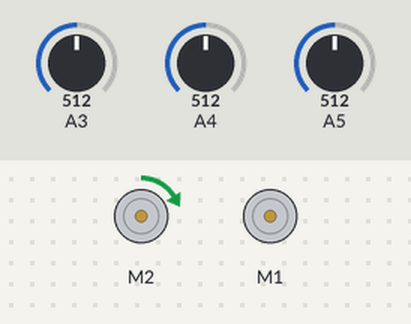
Simulated run of this sketch. Board: Arduino Uno, built with avr-gcc and run on an emulated ATmega328P. Shown: 2 × DC motor (green arrow = forward, orange = backward, longer = faster). The inputs (shaded band) are chosen by the test bench; at power-on: A4 = 512, A5 = 512, A3 = 512. What the sketch prints to the serial monitor is not drawn.

Above: at 1.2 s.
1.3 s: A4 set to 716
At 1.8 s:
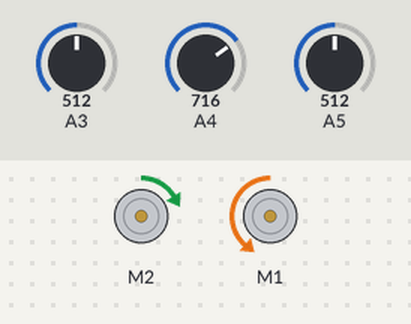
2.8 s: A5 set to 716
At 4.0 s:
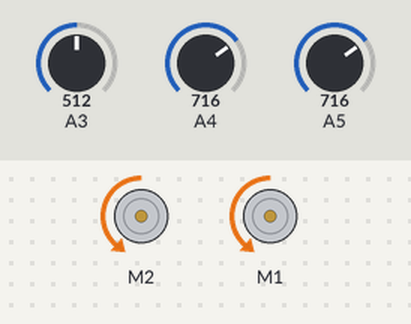
4.3 s: A4 set to 900
At 5.3 s:
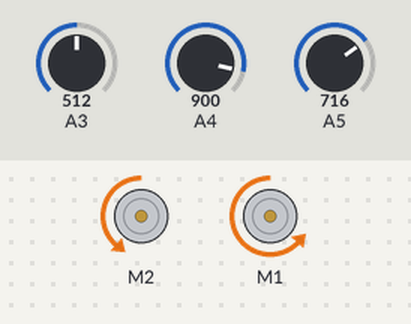
5.8 s: A5 set to 900
At 6.4 s:
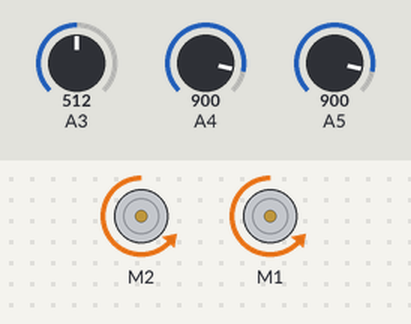
7.3 s: A4 set to 1023
At 8.5 s:
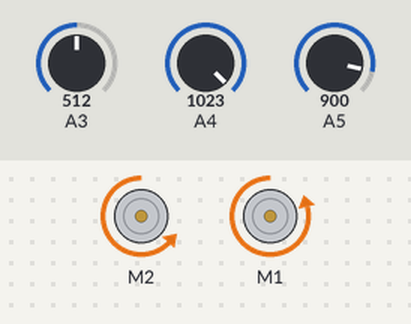
8.8 s: A5 set to 1023
At 9.9 s:
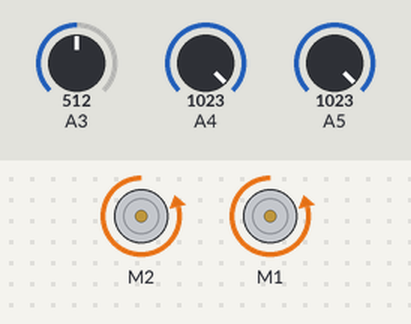
Timing chart, 0 to 11.3 s (numbered marks = the images above; inputs shaded):
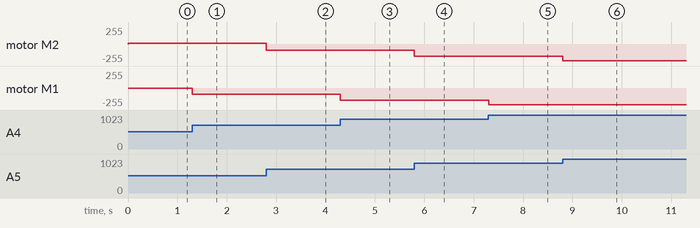

Measured:
- after the input at 1.3 s, motor M1: stopped → backward 95/255 at once
- after the input at 2.8 s, motor M2: forward 10/255 → backward 95/255 at once
- after the input at 4.3 s, motor M1: backward 95/255 → backward 187/255 at once
- after the input at 5.8 s, motor M2: backward 95/255 → backward 187/255 at once
- after the input at 7.3 s, motor M1: backward 187/255 → backward 249/255 at once
- after the input at 8.8 s, motor M2: backward 187/255 → backward 249/255 at once

The sketch:

two_motors.ino
```cpp
#include <AFMotor.h>

// Codes for the motor function.
#define FORWARD 1
#define BACKWARD 2
#define BRAKE 3
#define RELEASE 4

AF_DCMotor motor1(2, MOTOR34_1KHZ);
AF_DCMotor motor2(1, MOTOR34_1KHZ);
int valueX;
int valueY;
int valueF;
int middle1 = 490;
int middle2 = 525;
int speedX = 0;
int speedY = 0;
int speedF = 0;

void setup() {
    Serial.begin(9600);
    Serial.println("Mount driving");
   motor1.setSpeed(0);
}

void loop() {

  valueX = analogRead(5);
  valueY = analogRead(4);
  valueF = analogRead(3);
 /* Serial.println("NEW LINE");
  Serial.println(valueY);
  Serial.println(valueX);
  Serial.println(valueF);
  delay(1000);
  */

  if (valueX > middle1 && valueX < middle2) {
    if (valueF > 0) {
      speedF = valueF / 50;
       motor1.setSpeed(speedF);
       motor1.run(FORWARD);
    } else {
       motor1.setSpeed(0);
       motor1.run(RELEASE);
    }
  } else if (valueX > middle2) {
     //On avance
     speedX = (valueX - middle2) / 2;
     motor1.setSpeed(speedX);
     motor1.run(BACKWARD);
  } else if (valueX < middle1) {
    //on recule
     speedX = abs(valueX - middle1) / 2;
     motor1.setSpeed(speedX);
     motor1.run(FORWARD);
  }

  if (valueY > middle1 && valueY < middle2) {
     motor2.setSpeed(0);
     motor2.run(RELEASE);
  } else if (valueY > middle2) {
     //On avance
     speedY = (valueY - middle2) / 2;
     motor2.setSpeed(speedY);
     motor2.run(BACKWARD);
  } else if (valueY < middle1) {
     //on recule
     speedY = abs(valueY - middle1) / 2;
     motor2.setSpeed(speedY);
     motor2.run(FORWARD);
  }
}
```
